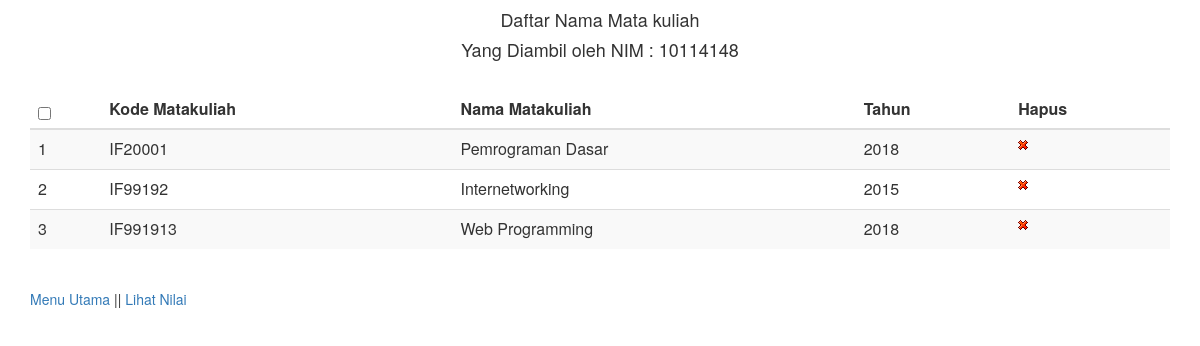
Page /tampilmatkul.php (signed in) on the committed database.
### tables this page shows
CREATE TABLE `t_mata_kuliah` (
  `kd_mk` varchar(8) NOT NULL,
  `nama_mk` varchar(30) DEFAULT NULL,
  `Tahun` int(11) NOT NULL
);

### tampilmatkul.php (the view, shortened to what this page needs)
<?php
$link=koneksi_db();
?>
<link href="//maxcdn.bootstrapcdn.com/bootstrap/3.3.0/css/bootstrap.min.css" rel="stylesheet" id="bootstrap-css">
<?php
  $nim = $_SESSION['username'];
  $sql="select mk.* from matkul_yangdiambil mka
  INNER JOIN t_mahasiswa mhs ON mhs.nim = mka.nim
  INNER JOIN t_mata_kuliah mk ON mk.kd_mk = mka.kd_mk
  where mka.nim = $nim ";
	$res=mysqli_query($link,$sql);
?>
<div class="container">
	<div class="row">
        <div class="col-md-12">
        <h4 align="center">Daftar Nama Mata kuliah</h4>
        <?php
        $nim = $_SESSION['username'];
        echo"<h4 align ='center'>Yang Diambil oleh NIM : $nim</h4>";
        ?><br>
        <div class="table-responsive">
              <table id="mytable" class="table table-bordred table-striped">
                   <thead>
                   <th><input type="checkbox" id="checkall" /></th>
                   <th>Kode Matakuliah</th>
                    <th>Nama Matakuliah</th>
                    <th>Tahun</th>
                    <th>Hapus</th>
                   </thead>
    <tbody>
    <?php
	$no=0;
	while ($data=mysqli_fetch_array($res))
	{
		$no++;
	?>
		<tr>
			<td><?php echo "$no";?></td>
			<td><?php echo "$data[kd_mk]";?></td>
			<td><?php echo "$data[nama_mk]";?></td>
            <td><?php echo "$data[Tahun]";?></td>
			<td><a href="proses_hapus_mata_kuliah.php?id=<?php echo "$data[kd_mk]";?>"><img src="img/hapus.gif"></a></td>
		</tr>
		<?php
			}
		?>
    </tbody>
</table>
            </div>
        </div>
	</div><br>
   <p><a href ="index.php">Menu Utama</a> || <a href ="tampilnilai.php">Lihat Nilai</a></p>
</div>

### rows in the picture
t_mata_kuliah: kd_mk "IF20001", nama_mk "Pemrograman Dasar", Tahun "2018"
t_mata_kuliah: kd_mk "IF99192", nama_mk "Internetworking", Tahun "2015"
t_mata_kuliah: kd_mk "IF991913", nama_mk "Web Programming", Tahun "2018"

### other values in the picture
$nim "10114148"
